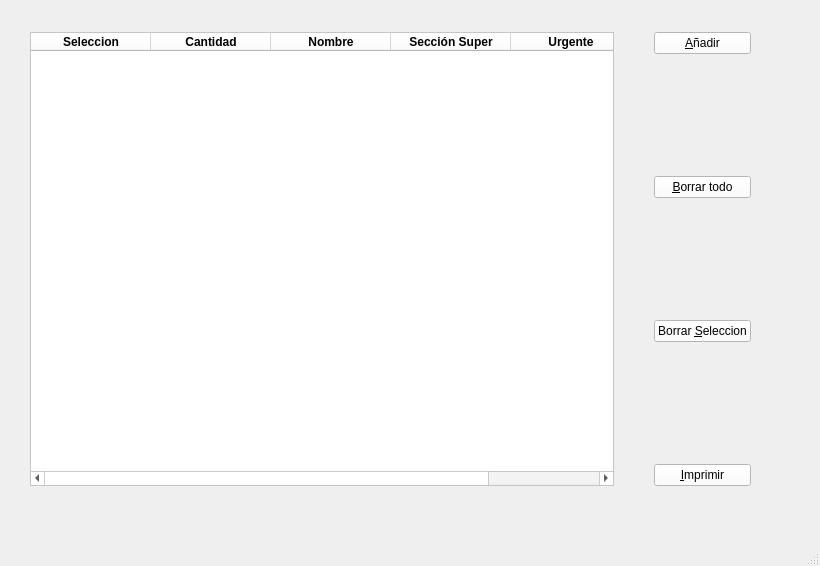
<?xml version="1.0" encoding="UTF-8"?>
<ui version="4.0">
 <class>MainWindow</class>
 <widget class="QMainWindow" name="MainWindow">
  <property name="geometry">
   <rect>
    <x>0</x>
    <y>0</y>
    <width>820</width>
    <height>566</height>
   </rect>
  </property>
  <property name="windowTitle">
   <string>MainWindow</string>
  </property>
  <widget class="QWidget" name="centralwidget">
   <widget class="QFrame" name="frame">
    <property name="geometry">
     <rect>
      <x>30</x>
      <y>10</y>
      <width>771</width>
      <height>501</height>
     </rect>
    </property>
    <property name="palette">
     <palette>
      <active>
       <colorrole role="WindowText">
        <brush brushstyle="SolidPattern">
         <color alpha="255">
          <red>0</red>
          <green>0</green>
          <blue>0</blue>
         </color>
        </brush>
       </colorrole>
       <colorrole role="Button">
        <brush brushstyle="SolidPattern">
         <color alpha="255">
          <red>255</red>
          <green>255</green>
          <blue>255</blue>
         </color>
        </brush>
       </colorrole>
       <colorrole role="Light">
        <brush brushstyle="SolidPattern">
         <color alpha="255">
          <red>255</red>
          <green>255</green>
          <blue>255</blue>
         </color>
        </brush>
       </colorrole>
       <colorrole role="Midlight">
        <brush brushstyle="SolidPattern">
         <color alpha="255">
          <red>255</red>
          <green>255</green>
          <blue>255</blue>
         </color>
        </brush>
       </colorrole>
       <colorrole role="Dark">
        <brush brushstyle="SolidPattern">
         <color alpha="255">
          <red>127</red>
          <green>127</green>
          <blue>127</blue>
         </color>
        </brush>
       </colorrole>
       <colorrole role="Mid">
        <brush brushstyle="SolidPattern">
         <color alpha="255">
          <red>170</red>
          <green>170</green>
          <blue>170</blue>
         </color>
        </brush>
       </colorrole>
       <colorrole role="Text">
        <brush brushstyle="SolidPattern">
         <color alpha="255">
          <red>0</red>
          <green>0</green>
          <blue>0</blue>
         </color>
        </brush>
       </colorrole>
       <colorrole role="BrightText">
        <brush brushstyle="SolidPattern">
         <color alpha="255">
          <red>255</red>
          <green>255</green>
          <blue>255</blue>
         </color>
        </brush>
       </colorrole>
       <colorrole role="ButtonText">
        <brush brushstyle="SolidPattern">
         <color alpha="255">
          <red>0</red>
          <green>0</green>
          <blue>0</blue>
         </color>
        </brush>
       </colorrole>
       <colorrole role="Base">
        <brush brushstyle="SolidPattern">
         <color alpha="255">
          <red>255</red>
          <green>255</green>
          <blue>255</blue>
         </color>
        </brush>
       </colorrole>
       <colorrole role="Window">
        <brush brushstyle="SolidPattern">
         <color alpha="255">
          <red>255</red>
          <green>255</green>
          <blue>255</blue>
         </color>
        </brush>
       </colorrole>
       <colorrole role="Shadow">
        <brush brushstyle="SolidPattern">
         <color alpha="255">
          <red>0</red>
          <green>0</green>
          <blue>0</blue>
         </color>
        </brush>
       </colorrole>
       <colorrole role="AlternateBase">
        <brush brushstyle="SolidPattern">
         <color alpha="255">
          <red>255</red>
          <green>255</green>
          <blue>255</blue>
         </color>
        </brush>
       </colorrole>
       <colorrole role="ToolTipBase">
        <brush brushstyle="SolidPattern">
         <color alpha="255">
          <red>255</red>
          <green>255</green>
          <blue>220</blue>
         </color>
        </brush>
       </colorrole>
       <colorrole role="ToolTipText">
        <brush brushstyle="SolidPattern">
         <color alpha="255">
          <red>0</red>
          <green>0</green>
          <blue>0</blue>
         </color>
        </brush>
       </colorrole>
      </active>
      <inactive>
       <colorrole role="WindowText">
        <brush brushstyle="SolidPattern">
         <color alpha="255">
          <red>0</red>
          <green>0</green>
          <blue>0</blue>
         </color>
        </brush>
       </colorrole>
       <colorrole role="Button">
        <brush brushstyle="SolidPattern">
         <color alpha="255">
          <red>255</red>
          <green>255</green>
          <blue>255</blue>
         </color>
        </brush>
       </colorrole>
       <colorrole role="Light">
        <brush brushstyle="SolidPattern">
         <color alpha="255">
          <red>255</red>
          <green>255</green>
          <blue>255</blue>
         </color>
        </brush>
       </colorrole>
       <colorrole role="Midlight">
        <brush brushstyle="SolidPattern">
         <color alpha="255">
          <red>255</red>
          <green>255</green>
          <blue>255</blue>
         </color>
        </brush>
       </colorrole>
       <colorrole role="Dark">
        <brush brushstyle="SolidPattern">
         <color alpha="255">
          <red>127</red>
          <green>127</green>
          <blue>127</blue>
         </color>
        </brush>
       </colorrole>
       <colorrole role="Mid">
        <brush brushstyle="SolidPattern">
         <color alpha="255">
          <red>170</red>
          <green>170</green>
          <blue>170</blue>
         </color>
        </brush>
       </colorrole>
       <colorrole role="Text">
        <brush brushstyle="SolidPattern">
         <color alpha="255">
          <red>0</red>
          <green>0</green>
          <blue>0</blue>
         </color>
        </brush>
       </colorrole>
       <colorrole role="BrightText">
        <brush brushstyle="SolidPattern">
         <color alpha="255">
          <red>255</red>
          <green>255</green>
          <blue>255</blue>
         </color>
        </brush>
       </colorrole>
       <colorrole role="ButtonText">
        <brush brushstyle="SolidPattern">
         <color alpha="255">
          <red>0</red>
          <green>0</green>
          <blue>0</blue>
         </color>
        </brush>
       </colorrole>
       <colorrole role="Base">
        <brush brushstyle="SolidPattern">
         <color alpha="255">
          <red>255</red>
          <green>255</green>
          <blue>255</blue>
         </color>
        </brush>
       </colorrole>
       <colorrole role="Window">
        <brush brushstyle="SolidPattern">
         <color alpha="255">
          <red>255</red>
          <green>255</green>
          <blue>255</blue>
         </color>
        </brush>
       </colorrole>
       <colorrole role="Shadow">
        <brush brushstyle="SolidPattern">
         <color alpha="255">
          <red>0</red>
          <green>0</green>
          <blue>0</blue>
         </color>
        </brush>
       </colorrole>
       <colorrole role="AlternateBase">
        <brush brushstyle="SolidPattern">
         <color alpha="255">
          <red>255</red>
          <green>255</green>
          <blue>255</blue>
         </color>
        </brush>
       </colorrole>
       <colorrole role="ToolTipBase">
        <brush brushstyle="SolidPattern">
         <color alpha="255">
          <red>255</red>
          <green>255</green>
          <blue>220</blue>
         </color>
        </brush>
       </colorrole>
       <colorrole role="ToolTipText">
        <brush brushstyle="SolidPattern">
         <color alpha="255">
          <red>0</red>
          <green>0</green>
          <blue>0</blue>
         </color>
        </brush>
       </colorrole>
      </inactive>
      <disabled>
       <colorrole role="WindowText">
        <brush brushstyle="SolidPattern">
         <color alpha="255">
          <red>127</red>
          <green>127</green>
          <blue>127</blue>
         </color>
        </brush>
       </colorrole>
       <colorrole role="Button">
        <brush brushstyle="SolidPattern">
         <color alpha="255">
          <red>255</red>
          <green>255</green>
          <blue>255</blue>
         </color>
        </brush>
       </colorrole>
       <colorrole role="Light">
        <brush brushstyle="SolidPattern">
         <color alpha="255">
          <red>255</red>
          <green>255</green>
          <blue>255</blue>
         </color>
        </brush>
       </colorrole>
       <colorrole role="Midlight">
        <brush brushstyle="SolidPattern">
         <color alpha="255">
          <red>255</red>
          <green>255</green>
          <blue>255</blue>
         </color>
        </brush>
       </colorrole>
       <colorrole role="Dark">
        <brush brushstyle="SolidPattern">
         <color alpha="255">
          <red>127</red>
          <green>127</green>
          <blue>127</blue>
         </color>
        </brush>
       </colorrole>
       <colorrole role="Mid">
        <brush brushstyle="SolidPattern">
         <color alpha="255">
          <red>170</red>
          <green>170</green>
          <blue>170</blue>
         </color>
        </brush>
       </colorrole>
       <colorrole role="Text">
        <brush brushstyle="SolidPattern">
         <color alpha="255">
          <red>127</red>
          <green>127</green>
          <blue>127</blue>
         </color>
        </brush>
       </colorrole>
       <colorrole role="BrightText">
        <brush brushstyle="SolidPattern">
         <color alpha="255">
          <red>255</red>
          <green>255</green>
          <blue>255</blue>
         </color>
        </brush>
       </colorrole>
       <colorrole role="ButtonText">
        <brush brushstyle="SolidPattern">
         <color alpha="255">
          <red>127</red>
          <green>127</green>
          <blue>127</blue>
         </color>
        </brush>
       </colorrole>
       <colorrole role="Base">
        <brush brushstyle="SolidPattern">
         <color alpha="255">
          <red>255</red>
          <green>255</green>
          <blue>255</blue>
         </color>
        </brush>
       </colorrole>
       <colorrole role="Window">
        <brush brushstyle="SolidPattern">
         <color alpha="255">
          <red>255</red>
          <green>255</green>
          <blue>255</blue>
         </color>
        </brush>
       </colorrole>
       <colorrole role="Shadow">
        <brush brushstyle="SolidPattern">
         <color alpha="255">
          <red>0</red>
          <green>0</green>
          <blue>0</blue>
         </color>
        </brush>
       </colorrole>
       <colorrole role="AlternateBase">
        <brush brushstyle="SolidPattern">
         <color alpha="255">
          <red>255</red>
          <green>255</green>
          <blue>255</blue>
         </color>
        </brush>
       </colorrole>
       <colorrole role="ToolTipBase">
        <brush brushstyle="SolidPattern">
         <color alpha="255">
          <red>255</red>
          <green>255</green>
          <blue>220</blue>
         </color>
        </brush>
       </colorrole>
       <colorrole role="ToolTipText">
        <brush brushstyle="SolidPattern">
         <color alpha="255">
          <red>0</red>
          <green>0</green>
          <blue>0</blue>
         </color>
        </brush>
       </colorrole>
      </disabled>
     </palette>
    </property>
    <property name="frameShape">
     <enum>QFrame::NoFrame</enum>
    </property>
    <property name="frameShadow">
     <enum>QFrame::Plain</enum>
    </property>
    <widget class="QWidget" name="layoutWidget">
     <property name="geometry">
      <rect>
       <x>0</x>
       <y>0</y>
       <width>771</width>
       <height>501</height>
      </rect>
     </property>
     <layout class="QGridLayout" name="gridLayout">
      <property name="sizeConstraint">
       <enum>QLayout::SetNoConstraint</enum>
      </property>
      <property name="rightMargin">
       <number>50</number>
      </property>
      <property name="horizontalSpacing">
       <number>40</number>
      </property>
      <property name="verticalSpacing">
       <number>100</number>
      </property>
      <item row="0" column="1">
       <widget class="QPushButton" name="botonAdd">
        <property name="toolTip">
         <string>&lt;html&gt;&lt;head/&gt;&lt;body&gt;&lt;p&gt;añadir producto&lt;/p&gt;&lt;/body&gt;&lt;/html&gt;</string>
        </property>
        <property name="text">
         <string>&amp;Añadir</string>
        </property>
       </widget>
      </item>
      <item row="0" column="0" rowspan="4">
       <widget class="QTableWidget" name="tablaProducto">
        <property name="toolTip">
         <string>&lt;html&gt;&lt;head/&gt;&lt;body&gt;&lt;p&gt;lista de la compra&lt;/p&gt;&lt;/body&gt;&lt;/html&gt;</string>
        </property>
        <property name="columnCount">
         <number>5</number>
        </property>
        <attribute name="horizontalHeaderVisible">
         <bool>true</bool>
        </attribute>
        <attribute name="horizontalHeaderCascadingSectionResizes">
         <bool>false</bool>
        </attribute>
        <attribute name="horizontalHeaderDefaultSectionSize">
         <number>120</number>
        </attribute>
        <attribute name="horizontalHeaderHighlightSections">
         <bool>false</bool>
        </attribute>
        <attribute name="horizontalHeaderShowSortIndicator" stdset="0">
         <bool>true</bool>
        </attribute>
        <attribute name="horizontalHeaderStretchLastSection">
         <bool>true</bool>
        </attribute>
        <attribute name="verticalHeaderCascadingSectionResizes">
         <bool>false</bool>
        </attribute>
        <attribute name="verticalHeaderDefaultSectionSize">
         <number>30</number>
        </attribute>
        <attribute name="verticalHeaderHighlightSections">
         <bool>false</bool>
        </attribute>
        <attribute name="verticalHeaderMinimumSectionSize">
         <number>25</number>
        </attribute>
        <attribute name="verticalHeaderShowSortIndicator" stdset="0">
         <bool>false</bool>
        </attribute>
        <attribute name="verticalHeaderStretchLastSection">
         <bool>false</bool>
        </attribute>
        <column>
         <property name="text">
          <string>Seleccion</string>
         </property>
         <property name="font">
          <font>
           <weight>75</weight>
           <bold>true</bold>
          </font>
         </property>
         <property name="textAlignment">
          <set>AlignHCenter|AlignVCenter|AlignCenter</set>
         </property>
         <property name="background">
          <color>
           <red>106</red>
           <green>159</green>
           <blue>159</blue>
          </color>
         </property>
        </column>
        <column>
         <property name="text">
          <string>Cantidad</string>
         </property>
         <property name="font">
          <font>
           <weight>75</weight>
           <bold>true</bold>
          </font>
         </property>
         <property name="textAlignment">
          <set>AlignHCenter|AlignVCenter|AlignCenter</set>
         </property>
         <property name="background">
          <color>
           <red>106</red>
           <green>159</green>
           <blue>159</blue>
          </color>
         </property>
        </column>
        <column>
         <property name="text">
          <string>Nombre</string>
         </property>
         <property name="font">
          <font>
           <weight>75</weight>
           <bold>true</bold>
          </font>
         </property>
         <property name="textAlignment">
          <set>AlignHCenter|AlignVCenter|AlignCenter</set>
         </property>
         <property name="background">
          <color>
           <red>106</red>
           <green>159</green>
           <blue>159</blue>
          </color>
         </property>
        </column>
        <column>
         <property name="text">
          <string>Sección Super</string>
         </property>
         <property name="toolTip">
          <string/>
         </property>
         <property name="font">
          <font>
           <weight>75</weight>
           <bold>true</bold>
          </font>
         </property>
         <property name="textAlignment">
          <set>AlignHCenter|AlignVCenter|AlignCenter</set>
         </property>
         <property name="background">
          <color>
           <red>106</red>
           <green>159</green>
           <blue>159</blue>
          </color>
         </property>
        </column>
        <column>
         <property name="text">
          <string>Urgente</string>
         </property>
         <property name="font">
          <font>
           <pointsize>9</pointsize>
           <weight>75</weight>
           <bold>true</bold>
          </font>
         </property>
         <property name="textAlignment">
          <set>AlignHCenter|AlignVCenter|AlignCenter</set>
         </property>
         <property name="background">
          <color>
           <red>106</red>
           <green>159</green>
           <blue>159</blue>
          </color>
         </property>
        </column>
       </widget>
      </item>
      <item row="1" column="1">
       <widget class="QPushButton" name="botonBorrrarTodo">
        <property name="toolTip">
         <string extracomment="borra ">&lt;html&gt;&lt;head/&gt;&lt;body&gt;&lt;p&gt;borrar todo el contenido tabla&lt;/p&gt;&lt;/body&gt;&lt;/html&gt;</string>
        </property>
        <property name="text">
         <string>&amp;Borrar todo</string>
        </property>
       </widget>
      </item>
      <item row="2" column="1">
       <widget class="QPushButton" name="botonBorrarSel">
        <property name="toolTip">
         <string>&lt;html&gt;&lt;head/&gt;&lt;body&gt;&lt;p&gt;borrar productos seleccionados&lt;/p&gt;&lt;/body&gt;&lt;/html&gt;</string>
        </property>
        <property name="text">
         <string>Borrar &amp;Seleccion</string>
        </property>
       </widget>
      </item>
      <item row="3" column="1">
       <widget class="QPushButton" name="botonImprimir">
        <property name="toolTip">
         <string>&lt;html&gt;&lt;head/&gt;&lt;body&gt;&lt;p&gt;imprimir lista de la compra&lt;/p&gt;&lt;/body&gt;&lt;/html&gt;</string>
        </property>
        <property name="text">
         <string>&amp;Imprimir</string>
        </property>
       </widget>
      </item>
     </layout>
    </widget>
   </widget>
  </widget>
  <widget class="QMenuBar" name="menubar">
   <property name="geometry">
    <rect>
     <x>0</x>
     <y>0</y>
     <width>820</width>
     <height>26</height>
    </rect>
   </property>
  </widget>
  <widget class="QStatusBar" name="statusbar"/>
 </widget>
 <tabstops>
  <tabstop>tablaProducto</tabstop>
  <tabstop>botonAdd</tabstop>
  <tabstop>botonBorrrarTodo</tabstop>
  <tabstop>botonBorrarSel</tabstop>
  <tabstop>botonImprimir</tabstop>
 </tabstops>
 <resources/>
 <connections/>
</ui>
